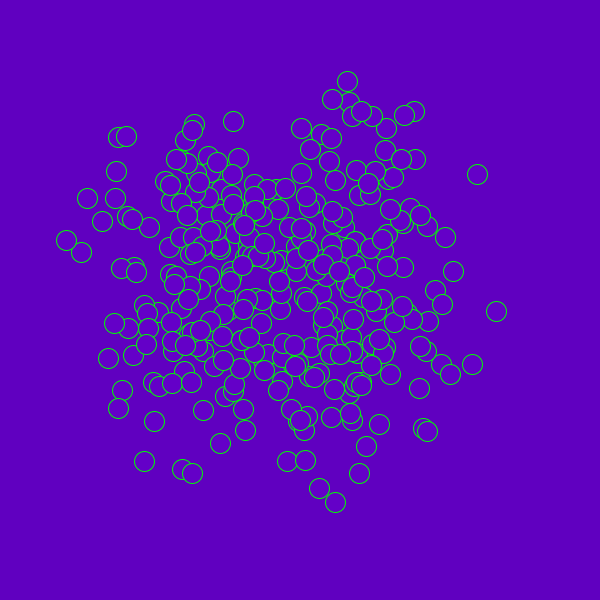
Frame 1 (no input)
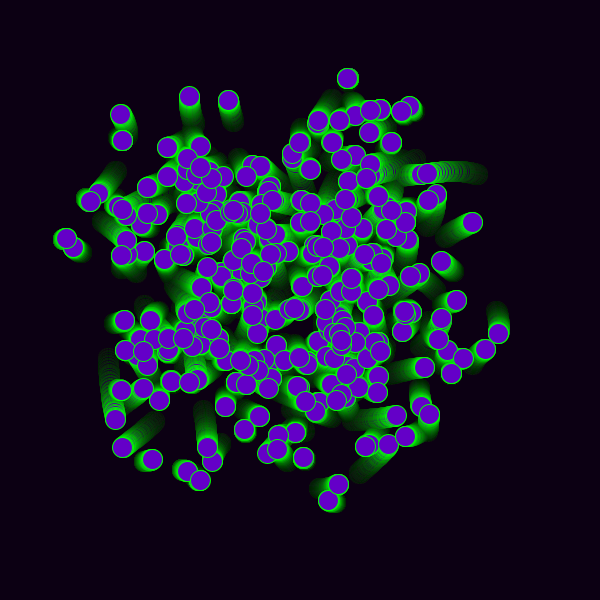
Frame 60 (the mouse pressed at the canvas centre just before this capture)
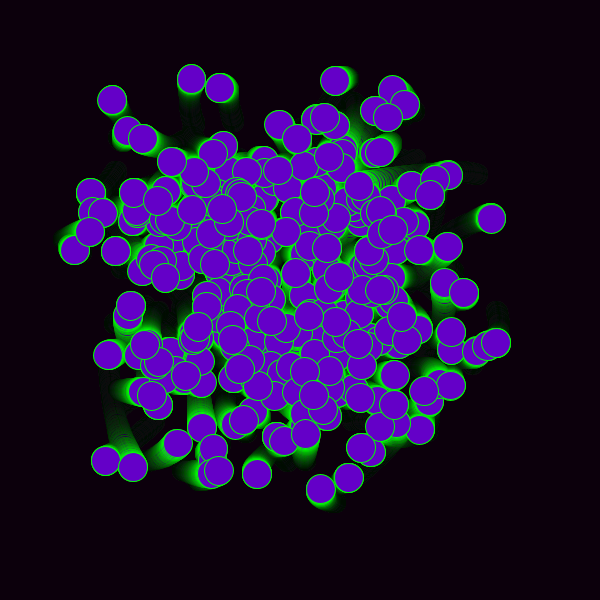
Frame 120 (the mouse held since frame 60 and released just before this capture)

The Processing sketch that drew these frames (run headless with seeded random() and noise(); from frame 60 on, the mouse is pressed at the canvas centre):

// Processing sketch: MagicWorms
// ── MagicWorms.pde
int a;
float size=20;
void setup(){
  size(600,600);
  background(100,0,200);
}




void draw(){
  makeMagical();
  for(int i=0; i<300;i++){
   float red=random(255);
   float green=random(255);
   float blue=random(255);
   int g=i*2;
   
     
    fill(100,0,200);
    
    
if(mousePressed==true){
  size+=.0005;
    
  }  
  if(mousePressed==true&&mouseButton==RIGHT){
  size-=.001;
    
  }
  stroke(0,255,0);
  ellipse(getWormX(i),getWormY(i),size,size);
}
  
  
}

float frequency = .001;
float noiseInterval = PI;

void makeMagical() {
  noStroke();
     fill( 0, 0, 0, 10 );
     rect(0, 0, width, height);
     
}

float getWormX(int i) {
     return map(noise(i*noiseInterval + frameCount * frequency), 0, 1, 0, width);
}

float getWormY(int i) {
     return map(noise(i*noiseInterval+1 + frameCount * frequency), 0, 1, 0, height);
}
